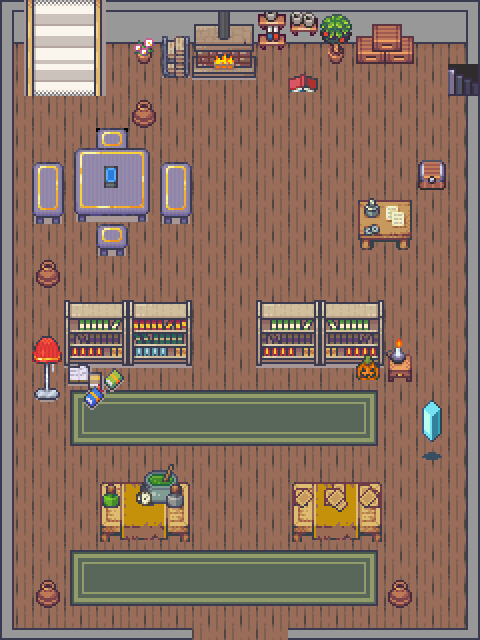

Rendered tile map (Tiled .tmx) drawn with the repository's tilesets; below, a short description and the full map source, tile grids included:
An orthogonal 15x20 tile map with 32x32 px tiles, 5 tile layers (Tile Layer 1, Tile Layer 2, Tile Layer 3, Tile Layer 4, ...), 9 tilesets and 2 objects.

<map version="1.10" tiledversion="1.10.2" orientation="orthogonal" renderorder="right-down" width="15" height="20" tilewidth="32" tileheight="32" infinite="0" nextlayerid="7" nextobjectid="4">
 <tileset firstgid="1" source="houses.tsx" />
 <tileset firstgid="1025" source="Room_Builder_free_32x32.tsx" />
 <tileset firstgid="1416" source="witchtiles_2.tsx" />
 <tileset firstgid="1448" source="atlas_32x.tsx" />
 <tileset firstgid="2216" source="Interiors_free_32x32.tsx" />
 <tileset firstgid="3640" source="tf_ff_tileB_stone.tsx" />
 <tileset firstgid="3896" source="tileB_fortA.tsx" />
 <tileset firstgid="4152" source="tf_dd_B_2.tsx" />
 <tileset firstgid="4408" source="ruined_int_2.tsx" />
 <layer id="1" name="Tile Layer 1" width="15" height="20">
  <data encoding="csv">
1091,1091,1091,1091,1091,1091,1091,1091,1091,1091,1091,1091,1091,1091,1091,
1254,1254,1254,1254,1254,1254,1254,1254,1254,1254,1254,1254,1254,1254,1254,
1251,1251,1251,1251,1251,1251,1251,1251,1251,1251,1251,1251,1251,1251,1251,
1251,1251,1251,1251,1251,1251,1251,1251,1251,1251,1251,1251,1251,1251,1251,
1251,1251,1251,2925,1251,1251,1251,1251,1251,1251,1251,1251,1251,1251,1251,
1251,1251,1251,1251,1251,1251,1251,1251,1251,1251,1251,1251,1251,1251,1251,
1251,1251,1251,1251,1251,1251,1251,1251,1251,1251,1251,1251,1251,1251,1251,
1251,1251,1251,1251,1251,1251,1251,1251,1251,1251,1251,1251,1251,1251,1251,
1251,1251,1251,1251,1251,1251,1251,1251,1251,1251,1251,1251,1251,1251,1251,
1251,1251,1251,1251,1251,1251,1251,1251,1251,1251,1251,1251,1251,1251,1251,
1251,1251,1251,1251,1251,1251,1251,1251,1251,1251,1251,1251,1251,1251,1251,
1251,1251,1251,1251,1251,1251,1251,1251,1251,1251,1251,1251,1251,1251,1251,
1251,1251,1251,1251,1251,1251,1251,1251,1251,1251,1251,1251,1251,1251,1251,
1251,1251,1251,1251,1251,1251,1251,1251,1251,1251,1251,1251,1251,1251,1251,
1251,1251,1251,1251,1251,1251,1251,1251,1251,1251,1251,1251,1251,1251,1251,
1251,1251,1251,1251,1251,1251,1251,1251,1251,1251,1251,1251,1251,1251,1251,
1251,1251,1251,1251,1251,1251,1251,1251,1251,1251,1251,1251,1251,1251,1251,
1251,1251,1251,1251,1251,1251,1251,1251,1251,1251,1251,1251,1251,1251,1251,
1251,1251,1251,1251,1251,1251,1251,1251,1251,1251,1251,1251,1251,1251,1251,
1251,1251,1251,1251,1251,1251,1251,1251,1251,1251,1251,1251,1251,1251,1251
</data>
 </layer>
 <layer id="2" name="Tile Layer 2" width="15" height="20">
  <data encoding="csv">
2147484718,0,0,1088,1088,1088,3308,3309,1942,1943,1993,1088,1088,1088,1064,
2147484718,0,0,0,1898,3605,3324,3325,1990,1991,2041,1517,1518,0,1070,
2147484678,0,0,0,0,3621,3340,3341,0,4452,0,0,0,0,1472,
2147484718,0,0,0,2091,0,0,0,0,0,0,0,0,0,1070,
2147484718,0,2943,2944,2945,0,0,0,0,0,0,0,0,0,1070,
2147484718,2956,2959,2960,2961,2956,0,0,0,0,0,0,0,1567,1070,
2147484718,2972,2975,2976,2977,2972,0,0,0,0,0,3987,3988,0,1070,
2147484718,0,0,2925,0,0,0,0,0,0,0,4003,4004,0,1070,
2147484718,2091,0,0,0,0,0,0,0,0,0,0,0,0,1070,
2147484718,0,3314,3315,3362,3363,0,0,3314,3315,2147486963,2147486962,0,0,1070,
2147484718,3124,3330,3331,3378,3379,0,0,3330,3331,2147486979,2147486978,2135,0,1070,
2147484718,3140,3346,3347,3394,3395,0,0,3346,3347,2147486995,2147486994,2183,0,1070,
2147484718,3156,2693,2694,0,0,0,0,0,0,0,0,0,4233,1070,
2147484718,0,0,0,0,0,0,0,0,0,0,0,0,4249,1070,
2147484718,0,0,0,0,0,0,0,0,0,0,0,0,4265,1070,
2147484718,0,0,1432,1433,1434,0,0,0,1432,1433,1434,0,0,1070,
2147484718,0,0,1440,1441,1442,0,0,0,1440,1441,1442,0,0,1070,
2147484718,0,0,0,0,0,0,0,0,0,0,0,0,0,1070,
2147484718,2091,0,0,0,0,0,0,0,0,0,0,2091,0,1070,
2147484718,1073742912,1073742912,1073742912,1073742912,1073742912,0,0,0,1073742912,1073742912,1073742912,1073742912,1073742912,1070
</data>
 </layer>
 <layer id="3" name="Tile Layer 3" width="15" height="20">
  <data encoding="csv">
2147484712,0,0,2310,0,0,0,0,0,0,0,1469,1470,0,0,
0,0,0,2326,0,0,0,0,0,0,0,0,0,0,0,
0,0,0,2342,0,0,0,0,0,0,0,0,0,0,0,
0,0,0,0,0,0,0,0,0,0,0,0,0,0,0,
0,0,0,0,0,0,0,0,0,0,0,0,0,0,0,
0,0,0,1447,0,0,0,0,0,0,0,0,0,1567,0,
0,0,0,0,0,0,0,0,0,0,0,0,0,0,0,
0,0,0,0,0,0,0,0,0,0,0,0,0,0,0,
0,0,0,0,0,0,0,0,0,0,0,0,0,0,0,
0,0,0,0,0,0,0,0,0,0,0,0,0,0,0,
0,3077,0,0,0,0,0,0,0,0,0,0,0,0,0,
0,3093,0,0,0,0,0,0,0,0,0,0,0,0,0,
0,3109,2674,2676,2676,2676,2676,2676,2676,2676,2676,2675,0,0,0,
0,0,2690,2692,2692,2692,2692,2692,2692,2692,2692,2691,0,0,0,
0,0,0,0,1418,1419,0,0,0,0,0,0,0,0,0,
0,0,0,1437,1426,1427,0,0,0,1444,1446,1443,0,0,0,
0,0,0,0,0,0,0,0,0,0,0,0,0,0,0,
0,0,2674,2676,2676,2676,2676,2676,2676,2676,2676,2675,0,0,0,
0,0,2690,2692,2692,2692,2692,2692,2692,2692,2692,2691,0,0,0,
3221226536,0,0,0,0,0,0,0,0,0,0,0,0,0,1073742888
</data>
 </layer>
 <layer id="4" name="Tile Layer 4" width="15" height="20">
  <data encoding="csv">
2307,2305,2306,2310,1088,1088,1088,1088,1088,1088,1088,1088,0,0,0,
2323,2321,2322,2326,0,0,0,0,0,0,0,0,0,0,0,
2339,2286,2287,2342,0,0,0,0,0,0,0,0,0,0,0,
0,0,0,0,0,0,0,0,0,0,0,0,0,0,0,
0,0,0,0,0,0,0,0,0,0,0,0,0,0,0,
0,0,0,0,0,0,0,0,0,0,0,0,0,0,0,
0,0,0,0,0,0,0,0,0,0,0,0,0,0,0,
0,0,0,0,0,0,0,0,0,0,0,0,0,0,0,
0,0,0,0,0,0,0,0,0,0,0,0,0,0,0,
0,0,0,0,0,0,0,0,0,0,0,0,0,0,0,
0,0,0,0,0,0,0,0,0,0,0,0,0,0,0,
0,0,2677,2678,0,0,0,0,0,0,0,3773,0,0,0,
0,0,2693,2694,0,0,0,0,0,0,0,0,0,0,0,
0,0,0,0,0,0,0,0,0,0,0,0,0,0,0,
0,0,0,0,0,0,0,0,0,0,0,0,0,0,0,
0,0,0,0,3943,1436,0,0,0,1445,1445,1445,0,0,0,
0,0,0,0,0,0,0,0,0,0,0,0,0,0,0,
0,0,0,0,0,0,0,0,0,0,0,0,0,0,0,
0,0,0,0,0,0,0,0,0,0,0,0,0,0,0,
0,0,0,0,0,0,0,0,0,0,0,0,0,0,0
</data>
 </layer>
 <layer id="5" name="Tile Layer 5" width="15" height="20">
  <data encoding="csv">
0,0,0,0,0,0,0,0,0,0,0,1088,1088,1088,0,
0,0,0,0,0,0,0,0,0,0,0,0,0,0,0,
1031,0,0,0,0,0,0,0,0,0,0,0,0,0,0,
0,0,0,0,0,0,0,0,0,0,0,0,0,0,0,
0,0,0,0,0,0,0,0,0,0,0,0,0,0,0,
0,0,0,0,0,0,0,0,0,0,0,0,0,0,0,
0,0,0,0,0,0,0,0,0,0,0,0,0,0,0,
0,0,0,0,0,0,0,0,0,0,0,0,0,0,0,
0,0,0,0,0,0,0,0,0,0,0,0,0,0,0,
0,0,0,0,0,0,0,0,0,0,0,0,0,0,0,
0,0,0,0,0,0,0,0,0,0,0,0,0,0,0,
0,0,0,0,0,0,0,0,0,0,0,0,0,0,0,
0,0,0,0,0,0,0,0,0,0,0,0,0,0,0,
0,0,0,0,0,0,0,0,0,0,0,0,0,0,0,
0,0,0,0,0,0,0,0,0,0,0,0,0,0,0,
0,0,0,0,0,0,0,0,0,0,0,0,0,0,0,
0,0,0,0,0,0,0,0,0,0,0,0,0,0,0,
0,0,0,0,0,0,0,0,0,0,0,0,0,0,0,
0,0,0,0,0,0,0,0,0,0,0,0,0,0,0,
0,0,0,0,0,0,0,0,0,0,0,0,0,0,0
</data>
 </layer>
 <objectgroup id="6" name="Object Layer 1">
  <object id="1" x="239" y="594">
   <properties>
    <property name="direction" value="" />
    <property name="player_spawn" value="" />
   </properties>
   <point />
  </object>
  <object id="2" x="307" y="238">
   <properties>
    <property name="cailin_spawn" value="" />
    <property name="direction" value="" />
   </properties>
   <point />
  </object>
 </objectgroup>
</map>
